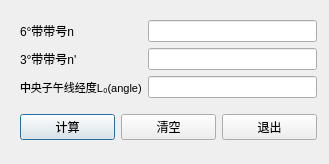
<?xml version="1.0" encoding="UTF-8"?>
<ui version="4.0">
 <class>Dialog3</class>
 <widget class="QDialog" name="Dialog3">
  <property name="geometry">
   <rect>
    <x>0</x>
    <y>0</y>
    <width>329</width>
    <height>164</height>
   </rect>
  </property>
  <property name="windowTitle">
   <string>投影带划分</string>
  </property>
  <widget class="QWidget" name="">
   <property name="geometry">
    <rect>
     <x>20</x>
     <y>10</y>
     <width>297</width>
     <height>141</height>
    </rect>
   </property>
   <layout class="QGridLayout" name="gridLayout">
    <item row="0" column="0">
     <layout class="QVBoxLayout" name="verticalLayout">
      <item>
       <widget class="QLabel" name="label">
        <property name="text">
         <string>6°带带号n</string>
        </property>
        <property name="buddy">
         <cstring>nEdit</cstring>
        </property>
       </widget>
      </item>
      <item>
       <widget class="QLabel" name="label_2">
        <property name="text">
         <string>3°带带号n'</string>
        </property>
        <property name="buddy">
         <cstring>n1Edit</cstring>
        </property>
       </widget>
      </item>
      <item>
       <widget class="QLabel" name="label_3">
        <property name="font">
         <font>
          <pointsize>8</pointsize>
         </font>
        </property>
        <property name="text">
         <string>中央子午线经度L₀(angle)</string>
        </property>
        <property name="buddy">
         <cstring>lEdit</cstring>
        </property>
       </widget>
      </item>
     </layout>
    </item>
    <item row="0" column="1">
     <layout class="QVBoxLayout" name="verticalLayout_2">
      <item>
       <widget class="QLineEdit" name="nEdit"/>
      </item>
      <item>
       <widget class="QLineEdit" name="n1Edit"/>
      </item>
      <item>
       <widget class="QLineEdit" name="lEdit"/>
      </item>
     </layout>
    </item>
    <item row="1" column="0" colspan="2">
     <layout class="QHBoxLayout" name="horizontalLayout">
      <item>
       <widget class="QPushButton" name="calculateButton">
        <property name="text">
         <string>计算</string>
        </property>
       </widget>
      </item>
      <item>
       <widget class="QPushButton" name="clearButton">
        <property name="text">
         <string>清空</string>
        </property>
       </widget>
      </item>
      <item>
       <widget class="QPushButton" name="exitButton">
        <property name="text">
         <string>退出</string>
        </property>
       </widget>
      </item>
     </layout>
    </item>
   </layout>
  </widget>
 </widget>
 <tabstops>
  <tabstop>nEdit</tabstop>
  <tabstop>n1Edit</tabstop>
  <tabstop>lEdit</tabstop>
  <tabstop>calculateButton</tabstop>
  <tabstop>clearButton</tabstop>
  <tabstop>exitButton</tabstop>
 </tabstops>
 <resources/>
 <connections/>
</ui>
